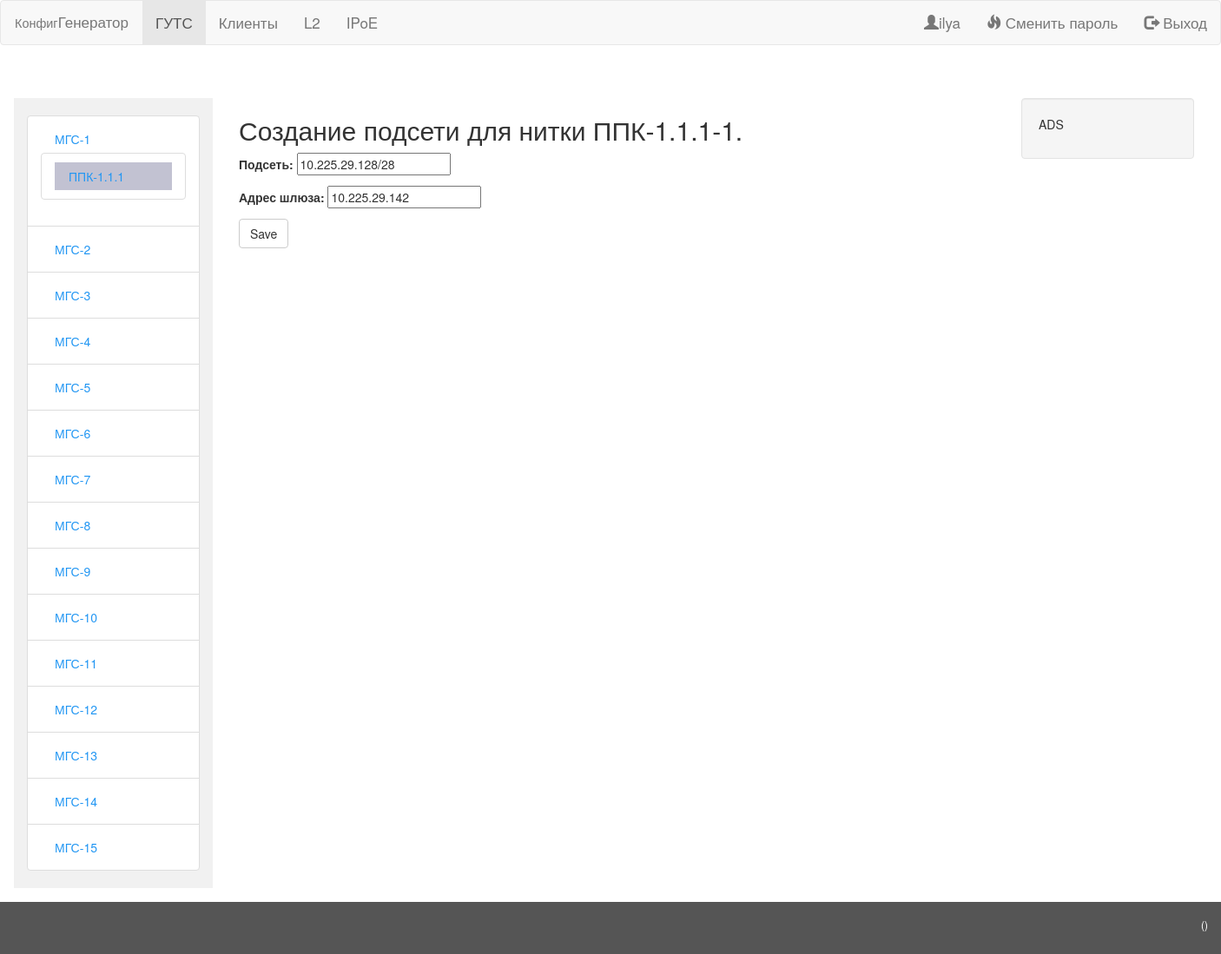
The app's page /network/thread/82/new_net/ (signed in) with its own data.
### network/models.py (models this page shows, shortened)
class MGS(models.Model):
    class Meta:
        verbose_name = "МГС"
        verbose_name_plural = "МГС"
    mgs_num = models.IntegerField(default=0, unique=True)
    address = models.CharField(max_length = 100)
    lag = models.ForeignKey(LAG, on_delete = models.SET_NULL, blank=True, null=True)
    campus_counter = models.IntegerField(default = 0, verbose_name="Количество кампусов в МГС", help_text = "Значение обновляется автоматически при вызове метода update_counts()",         editable=False)
    node_counter = models.IntegerField(default = 0, verbose_name="Количество узлов в МГС", help_text = "Значение обновляется автоматически при вызове метода update_counts()",              editable=False)
    switche_counter = models.IntegerField(default = 0, verbose_name="Количество коммутаторов в МГС", help_text = "Значение обновляется автоматически при вызове метода update_counts()",    editable=False)
    last_update = models.DateTimeField(default=timezone.now, verbose_name='Время последнего обновления данных по МГС',                                                                                            editable=False)
    def __str__(self):
        return "МГС-%s" % self.mgs_num
    def update_counts(self):
        campuss_count = 0
        node_count = 0
        sw_count = 0
        for ms in self.ms_set.all():
            campuss_count += ms.campus_set.count()
            for campus in ms.campus_set.all():
                for thread in campus.thread_set.all():
                    node_count += thread.access_node_set.count()
                    for node in thread.access_node_set.all():
                        sw_count += node.access_switch_set.count()
        self.campus_counter = campuss_count
        self.node_counter = node_count
        self.switche_counter = sw_count
        self.last_update = timezone.now
        self.save()

class CAMPUS(models.Model):
    class Meta:
        verbose_name = "Кампус"
        verbose_name_plural = "Кампусы"
        ordering = ('ms', 'num_in_ms')
        unique_together = ('ms', 'num_in_ms',)
    prefix_choices = (
        ('ppk', 'ППК'),
        ('mku', 'МКУ'),
    )
    prefix = models.CharField(max_length = 20,
        default = 'ppk',
        choices = prefix_choices,
        verbose_name='Префикс')
    ms = models.ForeignKey(MS, on_delete=models.CASCADE, verbose_name='МС')
    num_in_ms = models.IntegerField(default = 1)
    node_counter = models.IntegerField(default = 0, verbose_name="Количество узлов в кампусе", help_text = "Значение обновляется автоматически при вызове метода update_counts()",              editable=False)
    switche_counter = models.IntegerField(default = 0, verbose_name="Количество коммутаторов в кампусе", help_text = "Значение обновляется автоматически при вызове метода update_counts()",    editable=False)
    last_update = models.DateTimeField(default=timezone.now, verbose_name='Время последнего обновления данных по МГС',                                                                          )#editable=False)
    def __str__(self):
        return "%s-%s.%s.%s" % (self.get_prefix_display(), self.ms.mgs.mgs_num, self.ms.num_in_mgs, self.num_in_ms)
    def update_counts(self):
        print('update %s' % self)
        node_count = 0
        sw_count = 0
        for thread in self.thread_set.all():
            node_count += thread.access_node_set.count()
            for node in thread.access_node_set.all():
                sw_count += node.access_switch_set.count()
        self.node_counter = node_count
        self.switche_counter = sw_count
        print('>', self.last_update)
        self.last_update = timezone.now()
        print('>>', self.last_update)
        self.save()

class MS(models.Model):
    class Meta:
        verbose_name = "Магистраль"
        verbose_name_plural = "Магистрали"
        unique_together = ('mgs', 'num_in_mgs',)
    mgs = models.ForeignKey(MGS, on_delete = models.CASCADE, verbose_name="МГС")
    num_in_mgs = models.IntegerField(default = 1, verbose_name="Номер магистрали в МГС")

class THREAD(models.Model):
    class Meta:
        verbose_name = "Нитка"
        verbose_name_plural = "Нитки"
        unique_together = ('campus', 'num_in_campus',)
        ordering = ['campus', 'num_in_campus']
    campus = models.ForeignKey(CAMPUS, on_delete = models.CASCADE)
    num_in_campus = models.IntegerField(default = 1)
    outvlan = models.IntegerField(default=1, verbose_name='Внешний vlan', validators=[validator_vid, ])
    mapvlan = models.IntegerField(default=1, verbose_name='Map-vlan', validators=[validator_vid, ])
    def __str__(self):
        return "%s-%s" % (self.campus, self.num_in_campus)

### network/views.py (the view)
# urls.py: url(r'^thread/(?P<thread_id>[0-9]+)/new_net/$',                                         views.SubnetInThread.as_view(),               name='new_net_in_thread'),
class SubnetInThread(LoginRequiredMixin, CreateView):
    model = SUBNET
    fields = [
        'thread',
        'network',
        'gw',
    ]
    def get_form(self):
        form = super(SubnetInThread, self).get_form()
        form.fields['thread'].widget = forms.HiddenInput()
        return form
    def get_initial(self):
        thread_id = self.kwargs['thread_id']
        thread = THREAD.objects.get(id=thread_id)
        thread_num = thread.num_in_campus
        campus_num = thread.campus.num_in_ms
        ms_num = thread.campus.ms.num_in_mgs
        mgs_num = thread.campus.ms.mgs.mgs_num
        network = net_lib.calculation_subnet(mgs_num, ms_num, campus_num, thread_num)
        gw = '0.0.0.0'
        if SUBNET.objects.filter(network=network).count() > 0:
            network = None
            for calc_ms in (7,8):
                for calc_campus in range(1,9):
                    if not(calc_ms == 7 and calc_campus in range(1,7)):
                        for calc_thread in range(1,5):
                            network = net_lib.calculation_subnet(mgs_num, calc_ms, calc_campus, calc_thread)
                            if network:
                                break
                    if network:
                        break
                if network:
                    break
        if network:
            net = SUBNET(network=network)
            gw = net.ip_address()[-1]
        return{
            'thread': thread_id,
            'network': network,
            'gw' : gw,
            }
    def get_context_data(self, *args, **kwargs):
        context = super().get_context_data(*args, **kwargs)
        context['mgs_list'] = MGS.objects.all()
        context['thread'] = THREAD.objects.get(id=self.kwargs['thread_id'])
        return context

### network/models.py (called while the page is built)
    def ip_address(self):
        list_ip=[]
        ip_net = ipaddress.ip_network(self.network)
        for ip in ip_net:
            if ip not in (ip_net.network_address, ip_net.broadcast_address, ipaddress.ip_address(self.gw)):
                list_ip.append(ip.compressed)
        return list_ip

### network/net_lib.py (called while the page is built)
def check_concept_ms(ms_num):
	if ms_num > 8:
		return False
	else:
		return True

def check_concept_campus(campus_num):
	if campus_num > 9:
		return False
	else:
		return True

def check_concept_tread(thread_num):
	if thread_num > 4:
		return False
	else:
		return True

def calculation_subnet(mgs_num, ms_num, campus_num, thread_num):
    if check_concept_ms(ms_num) and check_concept_campus(campus_num) and check_concept_tread(thread_num):
        magic_octet = 225
        magic_octet_2 = 201
        if (campus_num == 9):
            campus_num = ms_num
            ms_num = 7
        net=((((4096 * mgs_num) + (512 * ms_num)) + (64 * campus_num))) - 4688
        a=10
        tmp=((net + thread_num * 16) / 256)
        if mgs_num < 16:
            b = magic_octet
            c = 16 + int(tmp)
        elif mgs_num < 23:
            b = magic_octet_2
            c = -176 + int(tmp);
        d = (net + thread_num * 16)%256
        return "%i.%i.%i.%i/28" % (a, b, c, d)
    else:
        return None

### network/templates/network/subnet_form.html (shortened to what this page needs)
{% extends "__base.html" %}
{% block content %}
            {% if user.is_authenticated %}
                <div class = "container ">
                    <h2> Создание подсети для нитки {{ thread }}. </h2>
                    <form method="POST" class="post-form">{% csrf_token %}
                        {{ form.as_p }}
                        <button type="submit" class="save btn btn-default">Save</button>
                    </form>
                </div>
            {% endif %}
{% endblock %}
{% block right_col %}
                <div class="well">
                    <p>ADS</p>
                </div>
{% endblock %}

### templates/__navigation.html (shortened to what this page needs)
<nav class="navbar navbar-default ">
	<div class="container-fluid">
		<div class="navbar-header">
			<a class="navbar-brand" href="/"><small>Конфиг</small>Генератор</a>
		</div>
		<ul class="nav navbar-nav">
			<li {% if '/network' in request.path %}class="active"{% endif %}><a href="/network/">ГУТС</a></li>
			<li {% if '/clients' in request.path %}class="active"{% endif %}><a href="/clients/">Клиенты</a></li>
			<li {% if '/l2' in request.path %}class="active"{% endif %}><a href="/l2/">L2</a></li>
			<li {% if '/ipoe' in request.path %}class="active"{% endif %}><a href="/ipoe/">IPoE</a></li>
		</ul>
		<ul class="nav navbar-nav navbar-right">
				{% if user.is_authenticated %}
					<li>
						<a href=#>
							<span class="glyphicon glyphicon-user"></span>{{ user.get_username }}
						</a>
					</li>
					<li>
						<a href="{% url 'password_reset'%}?next={{request.path}}">
							<span class="glyphicon glyphicon-fire"></span> Сменить пароль
						</a>
					<li>
						<a href="{% url 'logout'%}?next={{request.path}}">
							<span class="glyphicon glyphicon-log-out"></span> Выход
						</a>
					</li>
				{% endif %}
		</ul>
	</div>
</nav>

### templates/__left_menu.html (shortened to what this page needs)
{% if access_switch %}
    {% if mgs_list %}
        <ul class="nav-list list-group">
            {% for mgs_exmpl in mgs_list %}
                <li class="list-group-item">
                    <a href="{% url 'mgs' mgs_exmpl.id %}">{{ mgs_exmpl }}</a>
                    {% if mgs_exmpl == access_switch.access_node.thread.campus.ms.mgs %}
                        <ul class="nav-list list-group">
                        {% for ms in mgs_exmpl.ms_set.all %}
                            {% for campus_exmpl in ms.campus_set.all %}
                                <li class=" list-group-item">
                                    <a {% if campus_exmpl ==  access_switch.access_node.thread.campus %} class="active" {% endif %} href="{% url 'campus' campus_exmpl.id %}">{{ campus_exmpl }}</a>
                                </li>
                            {% endfor %}
                        {% endfor %}
                        </ul>
                    {% endif %}
                </li>
            {% endfor %}
        </ul>
    {% endif %}
{% elif thread %}
    {% if mgs_list %}
        <ul class="nav-list list-group">
        {% for mgs in mgs_list %}
            <li class="list-group-item">
                <a href="{% url 'mgs' mgs.id %}">{{ mgs }}</a>
                {% if mgs == thread.campus.ms.mgs %}
                    <ul class="nav-list list-group">
                    {% for ms in mgs.ms_set.all %}
                        {% for campus in ms.campus_set.all %}
                            <li class="list-group-item">
                                <a {% if campus ==  thread.campus %} class="active" {% endif %}href="{% url 'campus' campus.id %}">{{ campus }}</a>
                            </li>
                        {% endfor %}
                    {% endfor %}
                    </ul>
                {% endif %}
            </li>
        {% endfor %}
        </ul>
    {% endif %}
{% endif %}

### static/guts/css/guts.css (style rules this page uses)
body { margin:0; }
.navbar { overflow: hidden; position: fixed; top: 0; width: 100%; border-radius: 0; }
.navbar a { float: left; display: block; color: #f2f2f2; text-align: center; padding: 14px 16px; text-decoration: none; font-size: 17px; }
.list-group-item { position: inherit; }
.sidenav a { padding: 6px 8px 6px 16px; text-decoration: none; font-size: 14px; color: #2196F3; display: block; }
.glyphicon { position: inherit; }
.sidenav .active { background-color: #c2c2d2; }

### records on screen
MGS: mgs_num "МГС-1"
CAMPUS: prefix+ms+num_in_ms "ППК-1.1.1"
MGS: mgs_num "МГС-2"
MGS: mgs_num "МГС-3"
MGS: mgs_num "МГС-4"
MGS: mgs_num "МГС-5"
MGS: mgs_num "МГС-6"
MGS: mgs_num "МГС-7"
MGS: mgs_num "МГС-8"
MGS: mgs_num "МГС-9"
MGS: mgs_num "МГС-10"
MGS: mgs_num "МГС-11"
MGS: mgs_num "МГС-12"
MGS: mgs_num "МГС-13"
MGS: mgs_num "МГС-14"
MGS: mgs_num "МГС-15"
THREAD: campus+num_in_campus "ППК-1.1.1-1"

### other values on screen
{{ user.get_username }} "ilya"
